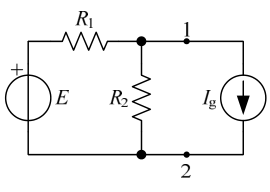
#> input picture 2.png, 270 x 192 px
$ jupyter execute 'Mihailo.Pešić.ipynb'
#> lines starting #> are read from the running program, lines starting #| are printed output that depends on the picture; after the words box and inside, x2 and y2 are one past the last pixel; in counts of white or black regions, pixels touching at a corner belong together
[cell 1]
import cv2
import numpy as np
import matplotlib.pyplot as plt

putanja_slike = "2.png"

slika = cv2.imread(putanja_slike, cv2.IMREAD_GRAYSCALE)
#> slika is the input picture: shape (192, 270); min 0, max 255, mean 243.5

_, binarna_slika = cv2.threshold(slika, 128, 255, cv2.THRESH_BINARY)
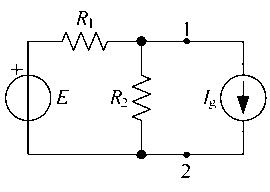
#> binarna_slika: shape (192, 270); 95.9% white; black in thin lines or dots, all inside (x1, y1, x2, y2) = (5, 11, 267, 178)

zamucena_slika = cv2.GaussianBlur(binarna_slika, (3, 3), 0)
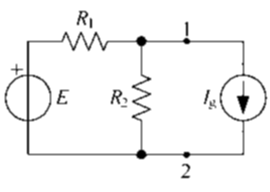
#> zamucena_slika: shape (192, 270); min 0, max 255, mean 244.5

[cell 2]
krugovi = cv2.HoughCircles(
    zamucena_slika,
    cv2.HOUGH_GRADIENT,
    dp=1, minDist=20, param1=100, param2=30,
    minRadius=22, maxRadius=50
)
#> krugovi = [[241.5, 96.5, 22.4], [26.5, 96.5, 22.4]]

broj_generatora = 0
broj_otpornika = 0

binarna_slika_rgb=cv2.cvtColor(binarna_slika, cv2.COLOR_GRAY2RGB)

[cell 3]
#prvi put kada se registruju krugovi(generatori), bri[u se, odnosno boje se u belo, kako bi se ostale stvari u kolu lakse prepoznale
if krugovi is not None:
    krugovi = np.uint16(np.around(krugovi))
#> krugovi = [[242, 96, 22], [26, 96, 22]]
    obojena_slika = cv2.cvtColor(binarna_slika, cv2.COLOR_GRAY2BGR)

    for krug in krugovi[0, :]:
        x, y, radius = krug
        cv2.circle(binarna_slika_rgb, (x, y), radius, (255, 255, 255), 7)
        cv2.circle(binarna_slika, (x, y), radius, 255, 8)
        broj_generatora += 1
#> this loop made 2 passes
#> (x, y, radius, broj_generatora) on passes 1 to 2: (242, 96, 22, 1), (26, 96, 22, 2)
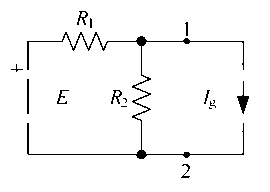
#> binarna_slika: shape (192, 270); 96.7% white; black in thin lines or dots, all inside (x1, y1, x2, y2) = (11, 11, 249, 178)
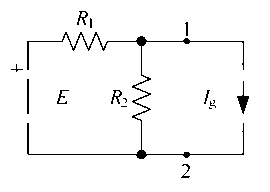
#> binarna_slika_rgb: shape (192, 270, 3); 96.7% white; black in thin lines or dots, all inside (x1, y1, x2, y2) = (11, 11, 249, 178)
#> after the loop, broj_generatora = 2


"""if krugovi is not None:
    krugovi = np.uint16(np.around(krugovi))
    obojena_slika = cv2.cvtColor(binarna_slika, cv2.COLOR_GRAY2BGR)

    for krug in krugovi[0, :]:
        x, y, radius = krug
        cv2.circle(binarna_slika, (x, y), radius, (0), 2)

"""

[cell 4]
#deo koji brise crne linije koje su horiyontalne i vertikalne------------------------------------------

for y in range(binarna_slika.shape[0]):
    broj_crnih = 0

    for x in range(binarna_slika.shape[1]):
        if binarna_slika[y, x] == 0:
            broj_crnih += 1
            if broj_crnih >= 20:
                for i in range (0,20):
                    binarna_slika_rgb[y,x-i]=(0,255,0)
                    binarna_slika[y,x-i]=255
                while x < binarna_slika.shape[1] and binarna_slika[y, x] == 0:
                    binarna_slika_rgb[y, x] = (0,255,0)# Pobeli crne piksele
                    binarna_slika_rgb[y, x] = 255
                    x += 1
        else:
            broj_crnih = 0
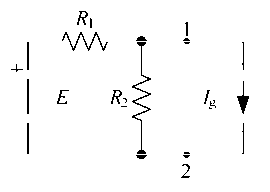
#> binarna_slika: shape (192, 270); 97.5% white; black in thin lines or dots, all inside (x1, y1, x2, y2) = (11, 11, 249, 178)
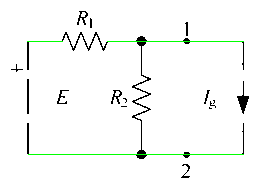
#> binarna_slika_rgb: shape (192, 270, 3); 0.75% of pixels changed, all inside (x1, y1, x2, y2) = (27, 41, 244, 155)
#> after the loop, x = 269


for x in range(binarna_slika.shape[1]):
    broj_crnih = 0

    for y in range(binarna_slika.shape[0]):
        if binarna_slika[y, x] == 0:  # Crna boja
            broj_crnih += 1
            if broj_crnih >= 20:
                for i in range (0,20):
                    binarna_slika_rgb[y-i,x]=(0,255,0)# Promenjeno u >=
                    binarna_slika[y-i,x]=255
                while y < binarna_slika.shape[0] and binarna_slika[y, x] == 0:
                    binarna_slika_rgb[y, x] = (0,255,0)  # Pobeli crne piksele
                    binarna_slika[y, x] = 255
                    y += 1

        else:
            broj_crnih = 0
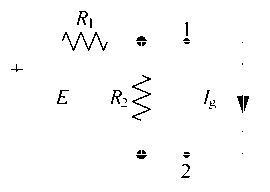
#> binarna_slika: shape (192, 270); 98.2% white; black in thin lines or dots, all inside (x1, y1, x2, y2) = (11, 11, 249, 178)
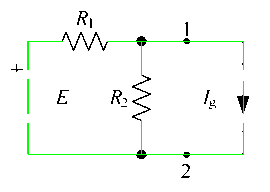
#> binarna_slika_rgb: shape (192, 270, 3); 0.67% of pixels changed, all inside (x1, y1, x2, y2) = (27, 42, 244, 154)
#> after the loop, y = 191

[cell 5]
if krugovi is not None:
    krugovi = np.uint16(np.around(krugovi))
    obojena_slika = cv2.cvtColor(binarna_slika, cv2.COLOR_GRAY2BGR)

    for krug in krugovi[0, :]:
        x, y, radius = krug
        cv2.circle(binarna_slika_rgb, (x, y), radius, (100,100,255), 2)
#> this loop made 2 passes
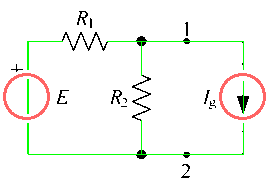
#> binarna_slika_rgb: shape (192, 270, 3); 1.66% of pixels changed, all inside (x1, y1, x2, y2) = (3, 73, 266, 120)

$ run again, with 1.jpg saved as 2.png
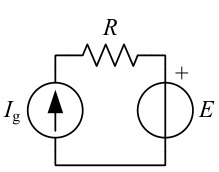
#> input picture 1.jpg, 219 x 172 px
#> slika is the input picture: shape (172, 219); min 0, max 255, mean 242.1
#> `krugovi = cv2.HoughCircles( zamucena_slika, cv2.HOUGH_GRADIENT, dp=1, ..`: krugovi = [[164.5, 109.5, 28.9], [54.5, 111.5, 27.2]]
#> `krugovi = np.uint16(np.around(krugovi))`: krugovi = [[164, 110, 29], [54, 112, 27]]
#> the loop `for krug in krugovi[0, :]:` made 2 passes
#> (x, y, radius, broj_generatora) on passes 1 to 2: (164, 110, 29, 1), (54, 112, 27, 2)
#> after the loop `for krug in krugovi[0, :]:`:
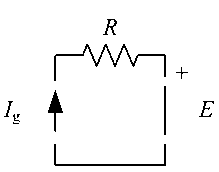
#> binarna_slika: shape (172, 219); 96.5% white; black in thin lines or dots, all inside (x1, y1, x2, y2) = (4, 19, 214, 166)
#> after the loop `for krug in krugovi[0, :]:`: broj_generatora = 2
#> after the loop `for y in range(binarna_slika.shape[0]):`: x = 218
#> obojena_slika: shape (172, 219, 3); 98.4% white; black in thin lines or dots, all inside (x1, y1, x2, y2) = (4, 19, 214, 124)
#> the loop `for krug in krugovi[0, :]:` made 2 passes
#> after the loop `for krug in krugovi[0, :]:`:
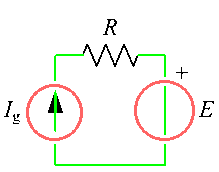
#> binarna_slika_rgb: shape (172, 219, 3); mean B, G, R 241.8, 246.6, 246.2
